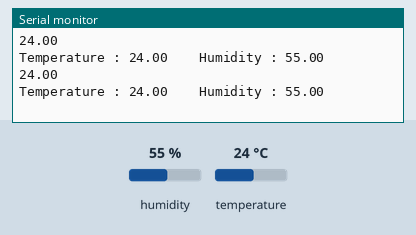
Bench run of a sketch on a simulated ESP32. Parts: the last lines printed to the serial monitor. The inputs (shaded band) are chosen by the test bench; at power-on: humidity 55 %, temperature 24 °C. WiFi joins after 1.5 s; servers stay silent unless stated.

Above: at 2.7 s.
2.8 s: humidity set to 22 %
At 4.0 s:
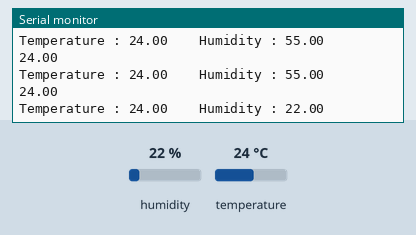
5.5 s: temperature set to 12 °C
At 7.2 s:
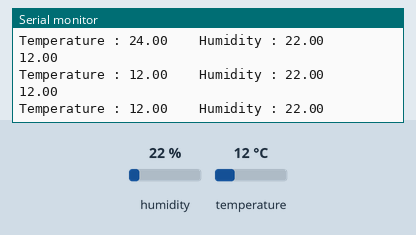
8.2 s: humidity set to 40 %
At 10.1 s:
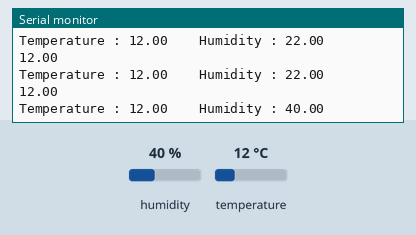
Timing chart, 0 to 11.6 s (numbered marks = the images above; inputs shaded):
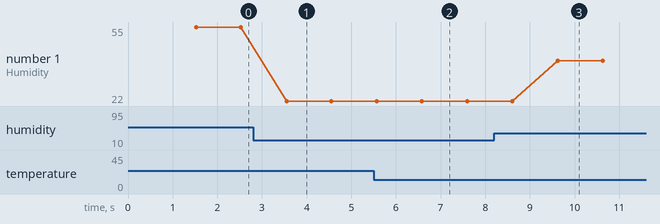

Measured:
- after the input at 2.8 s, the serial monitor: prints a new line after 0.75 s (image 1)
- after the input at 5.5 s, the serial monitor: prints a new line after 0.08 s (image 2)
- after the input at 8.2 s, the serial monitor: prints a new line after 1.4 s (image 3)
- plotted number 1: 55 → 22 after the input at 2.8 s, 22 → 40 after the input at 8.2 s

The sketch:

DHT11_aug02a.ino
```cpp
#include "arduino_secrets.h"
// DHT sensor library - Version: Latest
#include <DHT.h>
#include <DHT_U.h>

/*
  Sketch generated by the Arduino IoT Cloud Thing "Untitled"
  https://create.arduino.cc/cloud/things/e9e1879e-8306-407e-bef4-2e8760700ea8

  Arduino IoT Cloud Variables description

  The following variables are automatically generated and updated when changes are made to the Thing

  CloudTemperatureSensor sicaklik;
  CloudRelativeHumidity nem;

  Variables which are marked as READ/WRITE in the Cloud Thing will also have functions
  which are called when their values are changed from the Dashboard.
  These functions are generated with the Thing and added at the end of this sketch.
*/

#include "thingProperties.h"
#define DHTPIN 2
#define DHTTYPE DHT11
DHT dht(DHTPIN, DHTTYPE);
void setup() {
  // Initialize serial and wait for port to open:
  Serial.begin(9600);
  // This delay gives the chance to wait for a Serial Monitor without blocking if none is found
  delay(1500);
dht.begin();
  // Defined in thingProperties.h
  initProperties();

  // Connect to Arduino IoT Cloud
  ArduinoCloud.begin(ArduinoIoTPreferredConnection);

  /*
     The following function allows you to obtain more information
     related to the state of network and IoT Cloud connection and errors
     the higher number the more granular information you’ll get.
     The default is 0 (only errors).
     Maximum is 4
 */
  setDebugMessageLevel(2);
  ArduinoCloud.printDebugInfo();
}

void loop() {
  ArduinoCloud.update();
  DHT_SENSOR_READ();


}
void DHT_SENSOR_READ() {
   float h = dht.readHumidity();
  float t = dht.readTemperature();
  sicaklik = t;
  nem =h;
  if (isnan(h) || isnan(t)) {
    Serial.println("Failed to read from DHT sensor!");
    return;
  }

  Serial.println(t);

    Serial.print("Temperature : ");
    Serial.print(t);
    Serial.print("    Humidity : ");
    Serial.println(h);

  delay(1000);
}
```

arduino_secrets.h
```cpp
#define SECRET_SSID ""
#define SECRET_PASS ""
#define SECRET_DEVICE_KEY ""
```

thingProperties.h
```cpp
// Code generated by Arduino IoT Cloud, DO NOT EDIT.

#include <ArduinoIoTCloud.h>
#include <Arduino_ConnectionHandler.h>

const char DEVICE_LOGIN_NAME[]  = "d381dbad-a1b3-4dda-a0b7-dbe724cf4397";

const char SSID[]               = SECRET_SSID;    // Network SSID (name)
const char PASS[]               = SECRET_PASS;    // Network password (use for WPA, or use as key for WEP)
const char DEVICE_KEY[]  = SECRET_DEVICE_KEY;    // Secret device password


CloudTemperatureSensor sicaklik;
CloudRelativeHumidity nem;

void initProperties(){

  ArduinoCloud.setBoardId(DEVICE_LOGIN_NAME);
  ArduinoCloud.setSecretDeviceKey(DEVICE_KEY);
  ArduinoCloud.addProperty(sicaklik, READ, ON_CHANGE, NULL);
  ArduinoCloud.addProperty(nem, READ, ON_CHANGE, NULL);

}

WiFiConnectionHandler ArduinoIoTPreferredConnection(SSID, PASS);
```
